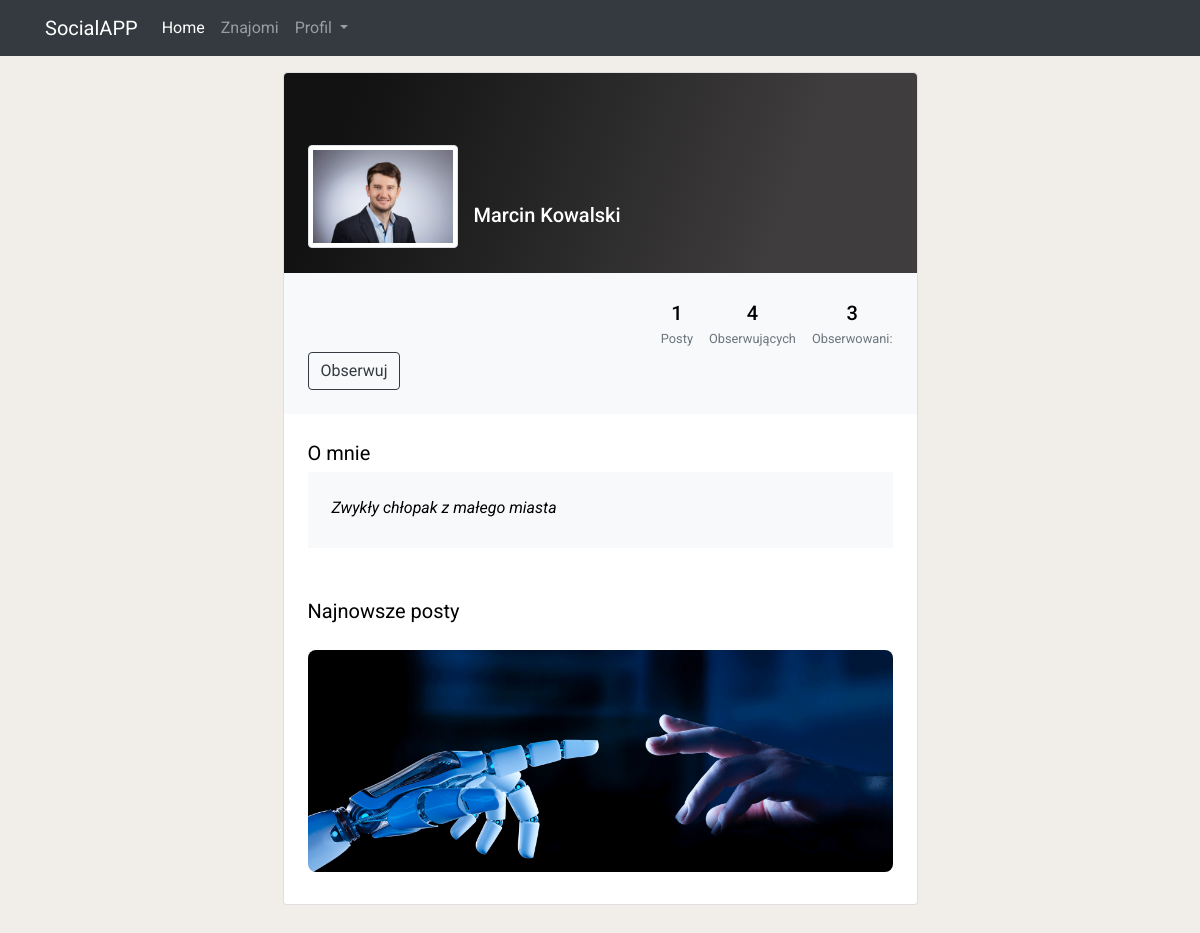
The page /user/2/ (signed in) on the database its author committed.
### App/models.py (models this page shows, shortened)
class UserProfile(models.Model):
    user = models.OneToOneField(User, on_delete=models.CASCADE, related_name='userprofile')
    name = models.CharField(max_length=100)
    last_name = models.CharField(max_length=100)
    email = models.EmailField(null=True)
    creation_date = models.DateTimeField(auto_now_add=True, null=True)
    profile_pic = models.ImageField(default='user_white.png')
    followers = models.ManyToManyField('self',blank=True, symmetrical=False)
    profile_description = models.TextField(max_length=150, null=True, blank=True)
    def __str__(self):
        return f"{self.name} {self.last_name}"

class Post(models.Model):
    userprofile = models.ForeignKey(
        UserProfile, on_delete=models.CASCADE, related_name='posts')
    text = models.TextField()
    creation_date = models.DateTimeField(auto_now_add=True, blank=True, null=True)
    image = models.ImageField(null=True)
    viewCount = models.IntegerField(default=0)
    likes = models.ManyToManyField(UserProfile, blank=True)
    class Meta:
        ordering = ('-creation_date',)

### App/views.py (the view)
# urls.py: path('user/<int:pk>/', views.user_profile, name="user_profile"),
@user_passes_test(login_check, login_url='/check/')
def user_profile(request, pk):
    user = UserProfile.objects.get(pk=pk)
    if user == request.user.userprofile:
        return redirect('your_profile')
    else:
        pass
    posts = user.posts.all()
    post_counter = posts.count()
    followers = UserProfile.objects.filter(followers=user).count()
    following = user.followers.count()
    context ={
        'user': user,
        'posts': posts,
        'followers': followers,
        'following': following,
        'post_counter': post_counter,
    }
    return render(request, 'App/user_profile.html', context)

### App/views.py (called while the page is built)
def login_check(user):
    return user.is_authenticated

### App/templates/App/user_profile.html (shortened to what this page needs)
{% extends 'App/base.html' %}
{% load i18n %}
{% load static %}
{% block content %}
<br>
<section class="h-100 gradient-custom-2">
    <div class="container py-5 h-100">
      <div class="row d-flex justify-content-center align-items-center h-100">
        <div class="col col-lg-9 col-xl-7">
          <div class="card">
            <div class="rounded-top text-white d-flex flex-row" style="background: linear-gradient(109.6deg, rgba(0, 0, 0, 0.93) 11.2%, rgb(63, 61, 61) 78.9%); height:200px;">
              <div class="ms-4 mt-5 d-flex flex-column" style="width: 150px;">
                <img src="{{ user.profile_pic.url }}"
                  alt="Generic placeholder image" class="img-fluid img-thumbnail mt-4 mb-2"
                  style="width: 150px; z-index: 1">
              </div>
              <div class="ms-3" style="margin-top: 130px;">
                <h5>{{ user }}</h5>
              </div>
            </div>
            <div class="p-4 text-black" style="background-color: #f8f9fa;">
              <div class="d-flex justify-content-end text-center py-1">
                <div>
                  <p class="mb-1 h5">{{post_counter}}</p>
                  <p class="small text-muted mb-0">Posty</p>
                </div>
                <div class="px-3">
                  <p class="mb-1 h5">{{followers}}</p>
                  <p class="small text-muted mb-0">Obserwujących</p>
                </div>
                <div>
                  <p class="mb-1 h5">{{following}}</p>
                  <p class="small text-muted mb-0">Obserwowani:</p>
                </div>
              </div>
              {% if user in request.user.userprofile.followers.all %}
              <a href="{% url 'add_or_remove_follow' user.id %}"><button type="button" class="btn btn-outline-dark" data-mdb-ripple-color="dark"
                  style="z-index: 1;">
                  Nie obserwuj
                </button></a>
              {% else %}
              <a href="{% url 'add_or_remove_follow' user.id %}"><button type="button" class="btn btn-outline-dark" data-mdb-ripple-color="dark"
                style="z-index: 1;">
                Obserwuj
              </button></a>
              {% endif %}
            </div>
            <div class="card-body p-4 text-black">
              <div class="mb-5">
                <p class="lead fw-normal mb-1">O mnie</p>
                <div class="p-4" style="background-color: #f8f9fa;">
                  {% if user.profile_description is None %}
                  {% else %}
                  <p class="font-italic mb-1">{{user.profile_description}}</p>
                  {% endif %}
                </div>
              </div>
              <div class="d-flex justify-content-between align-items-center mb-4">
                <p class="lead fw-normal mb-0">Najnowsze posty</p>
              </div>
              {% for post in posts %}
              <div class="row g-2">
                <div class="col mb-2">
                  <a href="{% url 'post' post.id %}"><img src="{{post.image.url}}"
                    alt="image 1" class="w-100 rounded-3"></a>
                </div>
              </div>
              {% endfor %}
            </div>
          </div>
        </div>
      </div>
    </div>
  </section>
{% endblock %}

### static/css/main.css (style rules this page uses)
body { background: #f1eee9; font-family: "Roboto", sans-serif; }

### rows shown on the page
UserProfile: profile_pic (picture), name+last_name "Marcin Kowalski", profile_description "Zwykły chłopak z małego miasta"
Post: image (picture)

### other values the page prints
{{ post_counter }} "1"
{{ followers }} "4"
{{ following }} "3"
